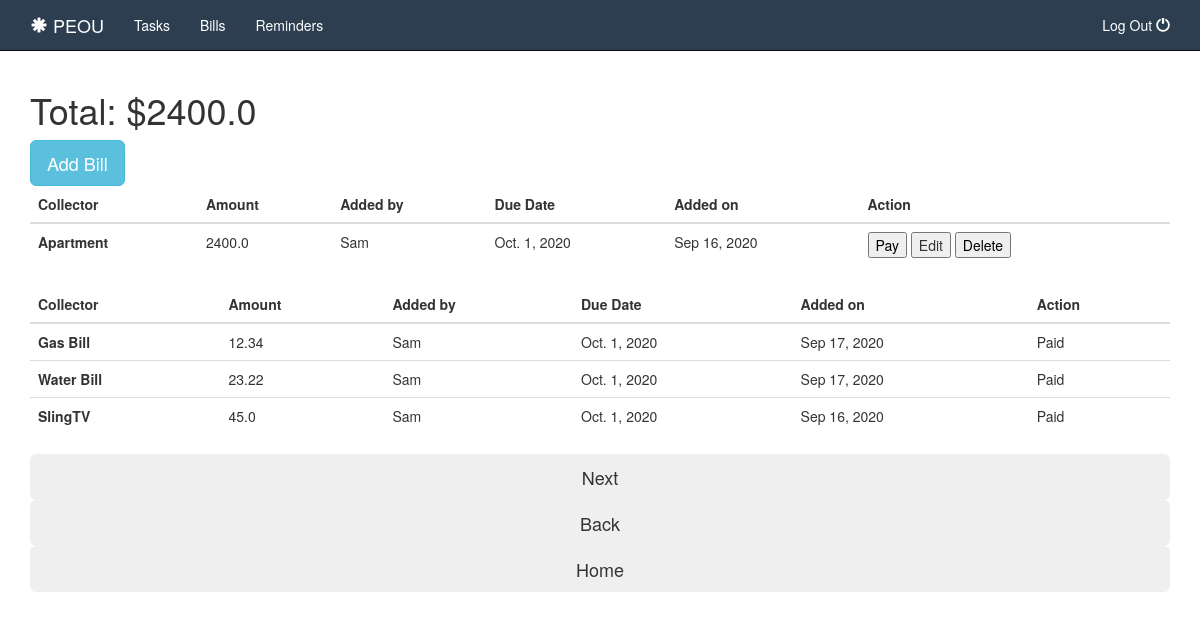
The page /home/bills on the database its author committed.
### appone/models.py (models this page shows)
class Bill(models.Model):
    collector = models.CharField(max_length=255)
    amount = models.FloatField()
    duedate = models.DateField()
    addedby = models.ForeignKey(Tenant, related_name='bills', on_delete=models.CASCADE)
    done = models.CharField(max_length=3)
    created_at = models.DateTimeField(auto_now_add=True)
    updated_at = models.DateTimeField(auto_now=True)
    objects = TaskManager()

### login/models.py (models this page shows)
class Tenant(models.Model):
    username = models.CharField(max_length=100)
    first_name = models.CharField(max_length=100)
    password = models.CharField(max_length=50)
    created_at = models.DateTimeField(auto_now_add=True)
    updated_at = models.DateTimeField(auto_now=True)
    objects = TenantManager()

### appone/views.py (the view)
# urls.py: path('bills', views.bills),
def bills(request):
    context = {
        'paid': Bill.objects.filter(done__icontains='Yes'),
        'unpaid': Bill.objects.filter(done__icontains='No'),
        'total_bills': Bill.objects.filter(done__icontains='No').aggregate(Sum('amount'))
    }
    print(Bill.objects.filter(done__icontains='No').aggregate(Sum('amount')))
    return render(request, 'bills.html', context)

### appone/templates/bills.html (shortened to what this page needs)
<!DOCTYPE html>
<html lang="en">
<head>
    <link rel="stylesheet"href="https://maxcdn.bootstrapcdn.com/bootstrap/3.3.7/css/bootstrap.min.css">
    {% load static %}
    <link rel="stylesheet" href="{% static 'style2.css' %}">
</head>
<body>
    <div id="navbar">
        <nav class="navbar navbar-inverse navbar-fixed-top">
            <div class="container">
                <div class="navbar-header">
                    <a href="/home" class="navbar-brand"><span class="glyphicon glyphicon-asterisk" aria-hidden="true"></span> PEOU</a>
                </div>
                <div class="collapse navbar-collapse" id="bs-nav-demo">
                    <ul class="nav navbar-nav">
                        <li><a href="/home/tasks">Tasks</a></li>
                        <li><a href="/home/bills">Bills</a></li>
                        <li><a href="/home/reminders">Reminders</a></li>
                    </ul>
                    <ul class="nav navbar-nav navbar-right">
                        <li><a href="/home/logout">Log Out <span class='glyphicon glyphicon-off'></span></a></li>
                    </ul>
                </div>
            </div>
        </nav>
    </div>
    <div class="container">
        <h1>Total: ${{total_bills.amount__sum}}</h1>
        <button type="button" class="btn btn-info btn-lg" data-toggle="modal" data-target="#myModal">Add Bill</button>
        <div class="table">
            <table class="table table-borderless table-dark">
                <thead>
                    <tr>
                    <th scope="col">Collector</th>
                    <th scope="col">Amount</th>
                    <th scope="col">Added by</th>
                    <th scope='col'>Due Date</th>
                    <th scope='col'>Added on</th>
                    <th scope="col">Action</th>
                    </tr>
                </thead>
                <tbody>
                    {% for bill in unpaid reversed %}
                    <tr>
                    <th scope="row">{{bill.collector}}</th>
                    <td>{{bill.amount}}</td>
                    <td>{{bill.addedby.first_name}}</td>
                    <td>{{bill.duedate}}</td>
                    <td>{{bill.created_at|date:'M d, Y'}}</td>
                    <td>
                        <button><a href='/home/paybill/{{bill.id}}'>Pay</a></button>
                        <button data-toggle="modal" data-target="#editModal{{bill.id}}">Edit</button>
                        <button><a href="/home/deletebill/{{bill.id}}">Delete</a></button>
                    </td>
                    </tr>
                    {% endfor %}
                </tbody>
            </table>
        </div>
        <div class="table">
            <table class="table table-borderless table-dark">
                <thead>
                    <tr>
                    <th scope="col">Collector</th>
                    <th scope="col">Amount</th>
                    <th scope="col">Added by</th>
                    <th scope='col'>Due Date</th>
                    <th scope='col'>Added on</th>
                    <th scope="col">Action</th>
                    </tr>
                </thead>
                <tbody>
                    {% for bill in paid reversed %}
                    <tr>
                    <th scope="row">{{bill.collector}}</th>
                    <td>{{bill.amount}}</td>
                    <td>{{bill.addedby.first_name}}</td>
                    <td>{{bill.duedate}}</td>
                    <td>{{bill.created_at|date:'M d, Y'}}</td>
                    <td>Paid</td>
                    {% endfor %}
                </tbody>
            </table>
        </div>
        <form action='/home/reminders'>
            <button type="submit" type='submit'class="btn btn-secondary btn-lg btn-block">Next</button>
        </form>
        <form action="/home/tasks">
            <button type="submit" class="btn btn-secondary btn-lg btn-block">Back</button>
        </form>
        <form action="/home">
            <button type="submit" class="btn btn-secondary btn-lg btn-block">Home</button>
        </form>
    </div>
</body>
</html>

### login/static/style2.css (style rules this page uses)
body { padding-top:70px; }
.navbar-inverse { background:#2c3e50; }
.navbar-inverse .navbar-nav>li>a { color:white; }
.navbar-inverse .navbar-brand { color:white; }
a { color: black; }

### rows shown on the page
Bill: collector "Apartment", amount "2400.0", addedby.first_name "Sam", duedate "Oct. 1, 2020", created_at "Sep 16, 2020"
Bill: collector "Gas Bill", amount "12.34", addedby.first_name "Sam", duedate "Oct. 1, 2020", created_at "Sep 17, 2020"
Bill: collector "Water Bill", amount "23.22", addedby.first_name "Sam", duedate "Oct. 1, 2020", created_at "Sep 17, 2020"
Bill: collector "SlingTV", amount "45.0", addedby.first_name "Sam", duedate "Oct. 1, 2020", created_at "Sep 16, 2020"

### other values the page prints
{{ total_bills.amount__sum }} "2400.0"
